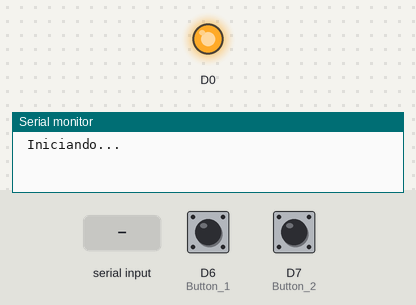
This program was run on a simulated ESP8266 (NodeMCU). Parts: output pins drawn as LEDs (lit = HIGH), the last lines printed to the serial monitor. Dashed ring = blinking. The inputs (shaded band) are chosen by the test bench; at power-on: D6 (Button_1) HIGH, D7 (Button_2) HIGH.

Above: at 1.2 s.
1.3 s: D6 (Button_1) pulled LOW for 0.15 s
At 2.2 s:
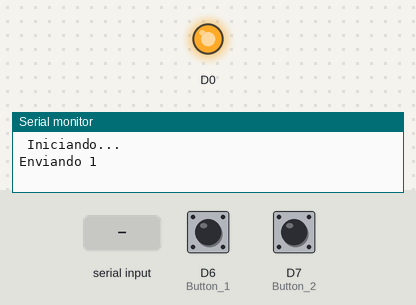
2.9 s: "1" received over the second serial link
At 3.99 s:
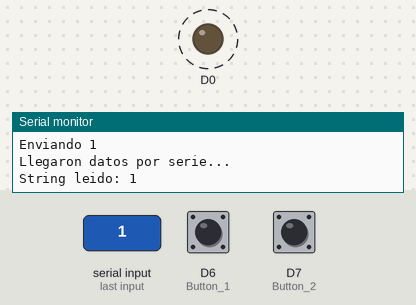
Timing chart, 0 to 5.9 s (numbered marks = the images above; inputs shaded):
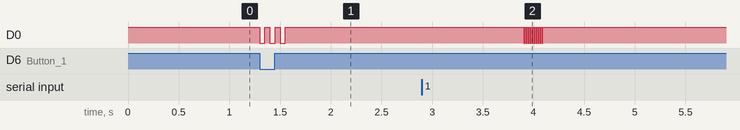

Measured:
- after the input at 1.3 s, D0: alternates HIGH for 0.05 s and LOW for 0.05 s, 6 changes in all, then stays HIGH, starting at once
- after the input at 2.9 s, D0: alternates HIGH for 0.01 s and LOW for 0.01 s, 20 changes in all, then stays HIGH, starting after 1.0 s

The program:

main.cpp
```cpp
#include <Arduino.h>

//--- CONEXION CON PUERTO SERIE:
#define Serie_TX D3 // CON RX DEL OTRO DISPOSITIVO
#define Serie_RX D4 // CON TX DEL OTRO DISPOSITIVO
#include <SoftwareSerial.h>
SoftwareSerial NODE_UDP(Serie_RX, Serie_TX); // RX, TX

void Parpadeo(int, int);

// BOTONES
#define Button_1 D6
#define Button_2 D7
#define Button_3 D8

void setup()
{
  //---> Configuro los botones:
  pinMode(Button_1, INPUT_PULLUP);
  pinMode(Button_2, INPUT_PULLUP);
  pinMode(Button_3, INPUT_PULLUP);

  pinMode(D0, OUTPUT);
  digitalWrite(D0,HIGH);

  //---> Iniciamos SERIE:
  Serial.begin(9600);
  Serial.print("\n Iniciando...");

  //---> Inicio fenotipado
  NODE_UDP.begin(9600);
}

void loop()
{

  if (NODE_UDP.available() > 0)
  {
    Serial.print("\nLlegaron datos por serie...");
    String recibido = NODE_UDP.readString();
    Serial.print("\nString leido: " + recibido);
    Parpadeo(10, 10);
  }

  // CUANDO PRESIONO UN BOTON...
  if (digitalRead(Button_1) == LOW)
  {
    Serial.print("\nEnviando 1");
    NODE_UDP.print("<CALIBRAR>");

    Parpadeo(50, 3);

    while (digitalRead(Button_1) == LOW)
      delay(1);
  }

  else if (digitalRead(Button_2) == LOW)
  {
    Serial.print("\nEnviando 2");
    NODE_UDP.print("<CONTINUAR>");

    Parpadeo(50, 3);

    while (digitalRead(Button_2) == LOW)
      delay(1);
  }


}

void Parpadeo(int time1, int cant)
{

  for (int x = 0; x < cant; x++)
  {
    digitalWrite(D0, LOW);
    delay(time1);
    digitalWrite(D0, HIGH);
    delay(time1);
  }
}
```
